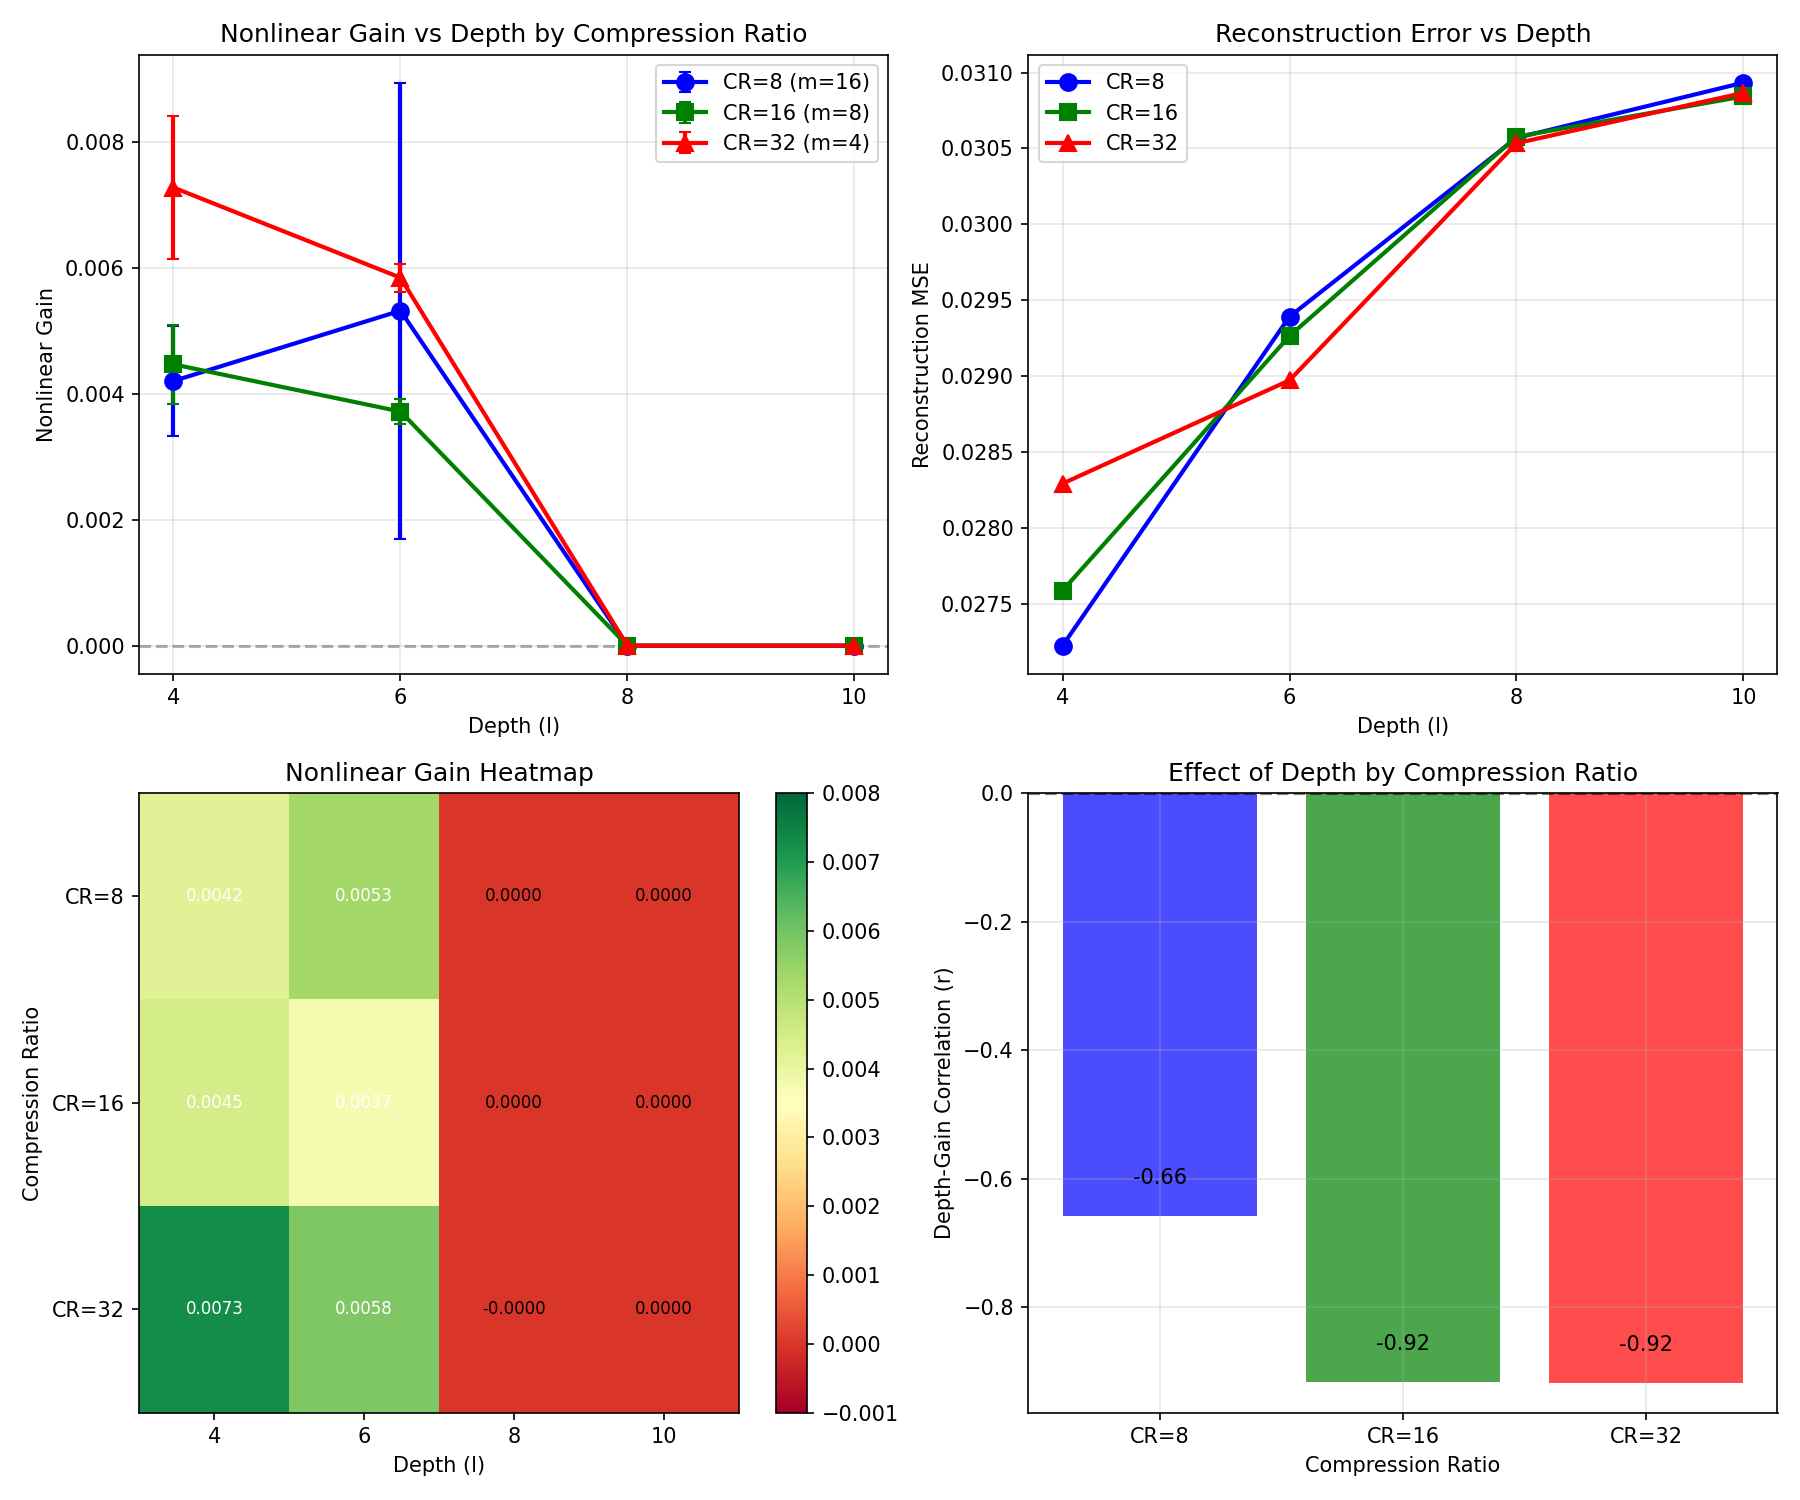

The Python source for this figure:
"""
Experiment 17: Does the Depth Ceiling Shift with Compression Ratio?

Key question: Is the depth ceiling at l≈7-8 (found at CR=16) dependent on compression ratio?
Following Exp 16's suggested next step #4.

Prior findings:
- Exp 8: Depth and compression are SUBSTITUTES (interaction r=-0.925)
- Exp 14: Depth ceiling at l≈7-8 where networks collapse to linear encoding (CR=16)
- Exp 16: Normalization can partially overcome ceiling but at cost of peak performance

Hypothesis:
Given the substitution relationship between depth and compression:
- Higher CR (more compression) might LOWER the depth ceiling (need less depth)
- Lower CR (less compression) might RAISE the depth ceiling (can tolerate more depth)

Prediction: Critical depth ∝ 1/log2(CR), based on the phase boundary formula from Exp 9.

Design:
- Test CR ∈ {8, 16, 32} at depths l ∈ {4, 6, 8, 10}
- Fixed n=128, α=0.1 (best from prior experiments)
- Standard architecture (no normalization - based on Exp 16 findings)
- Scaled training by depth
- 3 seeds per configuration
"""

import torch
import torch.nn as nn
import torch.optim as optim
import numpy as np
import matplotlib.pyplot as plt
from tqdm import tqdm
import json
import os

device = torch.device('cuda' if torch.cuda.is_available() else 'cpu')
print(f"Using device: {device}")

OUTPUT_DIR = "/Users/williamcuozzo/Desktop/ai_projects/nonlinear_features/results_2026-02-26_2340/experiment_17"


class StandardAutoencoder(nn.Module):
    """Standard autoencoder (best performing from Exp 16)."""
    def __init__(self, n: int, m: int, l: int, negative_slope: float):
        super().__init__()
        self.n = n
        self.m = m
        self.l = l
        self.negative_slope = negative_slope

        encoder_layers = []
        for i in range(l):
            encoder_layers.append(nn.Linear(n, n))
            encoder_layers.append(nn.LeakyReLU(negative_slope=negative_slope))
        encoder_layers.append(nn.Linear(n, m))
        self.encoder = nn.Sequential(*encoder_layers)

        decoder_layers = []
        decoder_layers.append(nn.Linear(m, n))
        decoder_layers.append(nn.LeakyReLU(negative_slope=negative_slope))
        for i in range(l - 1):
            decoder_layers.append(nn.Linear(n, n))
            decoder_layers.append(nn.LeakyReLU(negative_slope=negative_slope))
        if l > 0:
            decoder_layers.append(nn.Linear(n, n))
        self.decoder = nn.Sequential(*decoder_layers)

    def encode(self, x):
        return self.encoder(x)

    def decode(self, z):
        return self.decoder(z)

    def forward(self, x):
        z = self.encode(x)
        return self.decode(z), z


def generate_sparse_data(n_samples: int, n_features: int, sparsity: float = 0.1) -> torch.Tensor:
    mask = (torch.rand(n_samples, n_features) < sparsity).float()
    values = torch.rand(n_samples, n_features)
    return (mask * values).to(device)


def measure_encoding_linearity(model, n_samples=500, sparsity=0.1):
    """Measure linearity metrics for the encoder."""
    model.eval()

    with torch.no_grad():
        x = generate_sparse_data(n_samples, model.n, sparsity)
        z = model.encode(x)

        # Fit best linear approximation
        x_with_bias = torch.cat([x, torch.ones(n_samples, 1, device=device)], dim=1)
        W_linear = torch.linalg.lstsq(x_with_bias, z).solution
        z_linear = x_with_bias @ W_linear

        # Linearity score
        z_var = z.var(dim=0).sum()
        residual_var = (z - z_linear).var(dim=0).sum()
        linearity_score = 1 - (residual_var / (z_var + 1e-8)).item()

        # Reconstruction comparison
        x_recon_full, _ = model(x)
        x_recon_linear = model.decode(z_linear)

        mse_full = nn.functional.mse_loss(x_recon_full, x).item()
        mse_linear = nn.functional.mse_loss(x_recon_linear, x).item()
        nonlinear_gain = (mse_linear - mse_full) / (mse_linear + 1e-8)

        # Effective dimensionality of latent space
        z_centered = z - z.mean(dim=0, keepdim=True)
        singular_values = torch.linalg.svdvals(z_centered)
        sv_normalized = singular_values / singular_values.sum()
        effective_dim = (1.0 / (sv_normalized ** 2).sum()).item()
        effective_dim_ratio = effective_dim / model.m

        # Top-1 variance fraction
        sv_squared = singular_values ** 2
        top1_var = (sv_squared[0] / sv_squared.sum()).item()

    model.train()
    return {
        'linearity_score': linearity_score,
        'mse_full': mse_full,
        'mse_linear': mse_linear,
        'nonlinear_gain': nonlinear_gain,
        'effective_dim': effective_dim,
        'effective_dim_ratio': effective_dim_ratio,
        'top1_var': top1_var
    }


def train_model(model, n_steps, batch_size=256, sparsity=0.1, lr=1e-3):
    """Train model for n_steps."""
    optimizer = optim.Adam(model.parameters(), lr=lr)
    losses = []

    for step in range(n_steps):
        x = generate_sparse_data(batch_size, model.n, sparsity)
        optimizer.zero_grad()
        x_recon, z = model(x)
        loss = nn.functional.mse_loss(x_recon, x)
        loss.backward()
        optimizer.step()
        losses.append(loss.item())

    return np.mean(losses[-50:]) if len(losses) >= 50 else np.mean(losses)


def run_experiment():
    """Main experiment: test if depth ceiling depends on compression ratio."""

    # Fixed parameters
    n = 128
    alpha = 0.1  # Best for n=128 from Exp 13
    sparsity = 0.1

    # Compression ratios to test
    compression_ratios = [8, 16, 32]

    # Depths to test: include depths around and beyond the ceiling
    depths = [4, 6, 8, 10]

    # Training scaling
    base_steps = 80  # Per depth level
    n_seeds = 3

    all_results = []

    print("=" * 60)
    print("Experiment 17: Depth Ceiling vs Compression Ratio")
    print("=" * 60)
    print(f"n={n}, α={alpha}, sparsity={sparsity}")
    print(f"Compression ratios (CR): {compression_ratios}")
    print(f"m values: {[n//cr for cr in compression_ratios]}")
    print(f"Depths: {depths}")
    print(f"Base steps: {base_steps} × (l+1)")
    print(f"Seeds: {n_seeds}")
    print("=" * 60)

    total_configs = len(compression_ratios) * len(depths) * n_seeds
    pbar = tqdm(total=total_configs, desc="Running experiments")

    for cr in compression_ratios:
        m = n // cr  # Bottleneck size

        for l in depths:
            # Scale training with depth
            n_steps = base_steps * (l + 1)

            for seed in range(n_seeds):
                torch.manual_seed(42 + seed)
                np.random.seed(42 + seed)

                model = StandardAutoencoder(n, m, l, negative_slope=alpha).to(device)
                n_params = sum(p.numel() for p in model.parameters())

                final_loss = train_model(model, n_steps, sparsity=sparsity)

                metrics = measure_encoding_linearity(model, sparsity=sparsity)

                result = {
                    'n': n,
                    'm': m,
                    'l': l,
                    'compression_ratio': cr,
                    'alpha': alpha,
                    'seed': seed,
                    'n_params': n_params,
                    'n_steps': n_steps,
                    'final_loss': final_loss,
                    **metrics
                }
                all_results.append(result)

                pbar.set_postfix({'CR': cr, 'l': l, 'gain': f"{metrics['nonlinear_gain']:.5f}"})
                pbar.update(1)

    pbar.close()
    return all_results


def find_ceiling_depth(gains_by_depth, depths, threshold=0.0005):
    """
    Find the depth at which nonlinear gain drops below threshold.
    Returns the ceiling depth (last depth with gain > threshold).
    """
    ceiling = None
    for l in depths:
        if l in gains_by_depth and gains_by_depth[l] > threshold:
            ceiling = l
    return ceiling


def analyze_and_plot(results):
    """Analyze results and create visualizations."""

    print("\n" + "=" * 60)
    print("ANALYSIS")
    print("=" * 60)

    compression_ratios = sorted(list(set(r['compression_ratio'] for r in results)))
    depths = sorted(list(set(r['l'] for r in results)))

    # Aggregate by CR and depth
    cr_depth_stats = {}
    for cr in compression_ratios:
        cr_depth_stats[cr] = {}
        for l in depths:
            subset = [r for r in results if r['compression_ratio'] == cr and r['l'] == l]
            if subset:
                gains = [r['nonlinear_gain'] for r in subset]
                mses = [r['mse_full'] for r in subset]
                linearities = [r['linearity_score'] for r in subset]

                cr_depth_stats[cr][l] = {
                    'mean_gain': np.mean(gains),
                    'std_gain': np.std(gains),
                    'max_gain': np.max(gains),
                    'min_gain': np.min(gains),
                    'mean_mse': np.mean(mses),
                    'mean_linearity': np.mean(linearities),
                    'n_steps': subset[0]['n_steps'],
                    'n_params': subset[0]['n_params'],
                    'm': subset[0]['m'],
                    'positive_count': sum(1 for g in gains if g > 0),
                    'n_runs': len(gains)
                }

    # Correlations by CR
    print(f"\n  DEPTH vs NONLINEAR GAIN CORRELATIONS (by CR):")
    cr_depth_corrs = {}
    for cr in compression_ratios:
        subset = [r for r in results if r['compression_ratio'] == cr]
        all_l = [r['l'] for r in subset]
        all_gain = [r['nonlinear_gain'] for r in subset]
        corr = np.corrcoef(all_l, all_gain)[0, 1]
        cr_depth_corrs[cr] = corr
        print(f"    CR={cr}: r = {corr:.3f}")

    # Overall correlations
    print(f"\n  OVERALL CORRELATIONS:")
    all_cr = [r['compression_ratio'] for r in results]
    all_l = [r['l'] for r in results]
    all_gain = [r['nonlinear_gain'] for r in results]
    all_log_cr = [np.log2(r['compression_ratio']) for r in results]

    corr_cr_gain = np.corrcoef(all_cr, all_gain)[0, 1]
    corr_l_gain = np.corrcoef(all_l, all_gain)[0, 1]
    corr_logcr_gain = np.corrcoef(all_log_cr, all_gain)[0, 1]

    # CR × l interaction
    all_product = [r['l'] * np.log2(r['compression_ratio']) for r in results]
    corr_product_gain = np.corrcoef(all_product, all_gain)[0, 1]

    print(f"    CR vs Gain: r = {corr_cr_gain:.3f}")
    print(f"    log2(CR) vs Gain: r = {corr_logcr_gain:.3f}")
    print(f"    Depth vs Gain: r = {corr_l_gain:.3f}")
    print(f"    l×log2(CR) vs Gain: r = {corr_product_gain:.3f}")

    # Results table
    print(f"\n  RESULTS TABLE:")
    print(f"  {'CR':>3} | {'m':>3} | {'l':>2} | {'Steps':>5} | {'Gain (mean±std)':>18} | {'MSE':>8} | {'Lin':>6} | {'Pos':>4}")
    print(f"  {'-'*3}-+-{'-'*3}-+-{'-'*2}-+-{'-'*5}-+-{'-'*18}-+-{'-'*8}-+-{'-'*6}-+-{'-'*4}")

    for cr in compression_ratios:
        for l in depths:
            if l in cr_depth_stats[cr]:
                s = cr_depth_stats[cr][l]
                print(f"  {cr:>3} | {s['m']:>3} | {l:>2} | {s['n_steps']:>5} | {s['mean_gain']:.5f} ± {s['std_gain']:.5f} | {s['mean_mse']:.5f} | {s['mean_linearity']:.3f} | {s['positive_count']}/{s['n_runs']}")

    # Depth ceiling analysis by CR
    print(f"\n  DEPTH CEILING ANALYSIS:")
    print(f"  (Ceiling = last depth where mean gain > 0.0005)")

    ceiling_by_cr = {}
    for cr in compression_ratios:
        gains_by_depth = {l: cr_depth_stats[cr][l]['mean_gain'] for l in depths}
        ceiling = find_ceiling_depth(gains_by_depth, depths)
        ceiling_by_cr[cr] = ceiling

        # Find max gain depth
        max_gain_depth = max(depths, key=lambda l: cr_depth_stats[cr][l]['mean_gain'])
        max_gain = cr_depth_stats[cr][max_gain_depth]['mean_gain']

        print(f"    CR={cr}: ceiling ≈ l={ceiling}, max gain at l={max_gain_depth} ({max_gain:.5f})")

    # Test if ceiling correlates with log2(CR)
    ceilings = [ceiling_by_cr[cr] for cr in compression_ratios if ceiling_by_cr[cr] is not None]
    log_crs = [np.log2(cr) for cr in compression_ratios if ceiling_by_cr[cr] is not None]
    if len(ceilings) >= 2:
        ceiling_corr = np.corrcoef(log_crs, ceilings)[0, 1]
        print(f"\n    log2(CR) vs Ceiling Depth correlation: r = {ceiling_corr:.3f}")

    # Fraction of runs with positive gain at l≥8
    print(f"\n  POSITIVE GAIN RATES AT DEEP LAYERS (l≥8):")
    for cr in compression_ratios:
        deep_gains = [r['nonlinear_gain'] for r in results if r['compression_ratio'] == cr and r['l'] >= 8]
        positive_rate = sum(1 for g in deep_gains if g > 0) / len(deep_gains) if deep_gains else 0
        mean_gain = np.mean(deep_gains) if deep_gains else 0
        print(f"    CR={cr}: {sum(1 for g in deep_gains if g > 0)}/{len(deep_gains)} positive ({positive_rate:.1%}), mean={mean_gain:.5f}")

    # Create visualizations
    fig, axes = plt.subplots(2, 2, figsize=(12, 10))

    colors = {8: 'blue', 16: 'green', 32: 'red'}
    markers = {8: 'o', 16: 's', 32: '^'}

    # Plot 1: Nonlinear gain vs depth (all CRs)
    ax = axes[0, 0]
    for cr in compression_ratios:
        means = [cr_depth_stats[cr][l]['mean_gain'] for l in depths]
        stds = [cr_depth_stats[cr][l]['std_gain'] for l in depths]
        ax.errorbar(depths, means, yerr=stds, marker=markers[cr], capsize=3,
                   linewidth=2, markersize=8, label=f'CR={cr} (m={128//cr})', color=colors[cr])
    ax.axhline(y=0, color='k', linestyle='--', alpha=0.3)
    ax.set_xlabel('Depth (l)')
    ax.set_ylabel('Nonlinear Gain')
    ax.set_title('Nonlinear Gain vs Depth by Compression Ratio')
    ax.legend()
    ax.grid(True, alpha=0.3)
    ax.set_xticks(depths)

    # Plot 2: MSE vs depth (all CRs)
    ax = axes[0, 1]
    for cr in compression_ratios:
        mses = [cr_depth_stats[cr][l]['mean_mse'] for l in depths]
        ax.plot(depths, mses, marker=markers[cr], linewidth=2, markersize=8,
               label=f'CR={cr}', color=colors[cr])
    ax.set_xlabel('Depth (l)')
    ax.set_ylabel('Reconstruction MSE')
    ax.set_title('Reconstruction Error vs Depth')
    ax.legend()
    ax.grid(True, alpha=0.3)
    ax.set_xticks(depths)

    # Plot 3: Heatmap of nonlinear gain
    ax = axes[1, 0]
    gain_matrix = np.zeros((len(compression_ratios), len(depths)))
    for i, cr in enumerate(compression_ratios):
        for j, l in enumerate(depths):
            gain_matrix[i, j] = cr_depth_stats[cr][l]['mean_gain']

    im = ax.imshow(gain_matrix, cmap='RdYlGn', aspect='auto', vmin=-0.001, vmax=0.008)
    ax.set_xticks(range(len(depths)))
    ax.set_xticklabels(depths)
    ax.set_yticks(range(len(compression_ratios)))
    ax.set_yticklabels([f'CR={cr}' for cr in compression_ratios])
    ax.set_xlabel('Depth (l)')
    ax.set_ylabel('Compression Ratio')
    ax.set_title('Nonlinear Gain Heatmap')

    # Add text annotations
    for i in range(len(compression_ratios)):
        for j in range(len(depths)):
            val = gain_matrix[i, j]
            color = 'white' if abs(val) > 0.003 else 'black'
            ax.text(j, i, f'{val:.4f}', ha='center', va='center', color=color, fontsize=8)

    plt.colorbar(im, ax=ax)

    # Plot 4: Depth-gain correlation by CR
    ax = axes[1, 1]
    crs = list(cr_depth_corrs.keys())
    corrs = [cr_depth_corrs[cr] for cr in crs]
    ax.bar([f'CR={cr}' for cr in crs], corrs, color=[colors[cr] for cr in crs], alpha=0.7)
    ax.axhline(y=0, color='k', linestyle='--', alpha=0.5)
    ax.set_xlabel('Compression Ratio')
    ax.set_ylabel('Depth-Gain Correlation (r)')
    ax.set_title('Effect of Depth by Compression Ratio')
    ax.grid(True, alpha=0.3)

    # Add correlation values as text
    for i, (cr, c) in enumerate(zip(crs, corrs)):
        ax.text(i, c + 0.05, f'{c:.2f}', ha='center', fontsize=10)

    plt.tight_layout()
    plt.savefig(f'{OUTPUT_DIR}/depth_ceiling_vs_compression.png', dpi=150)
    plt.close()
    print(f"\nSaved plot to {OUTPUT_DIR}/depth_ceiling_vs_compression.png")

    # Summary statistics
    print("\n" + "=" * 60)
    print("SUMMARY")
    print("=" * 60)

    for cr in compression_ratios:
        best_depth = max(depths, key=lambda l: cr_depth_stats[cr][l]['mean_gain'])
        best_gain = cr_depth_stats[cr][best_depth]['mean_gain']
        print(f"  CR={cr}: Best depth={best_depth}, max gain={best_gain:.5f}, ceiling≈{ceiling_by_cr[cr]}")

    # Key finding
    print(f"\n  KEY FINDINGS:")
    print(f"    - Depth-gain correlation varies with CR: {dict(cr_depth_corrs)}")
    print(f"    - Ceiling depths by CR: {ceiling_by_cr}")

    # Save results
    def make_serializable(obj):
        if isinstance(obj, (np.floating, np.float32, np.float64)):
            return float(obj)
        elif isinstance(obj, (np.integer, np.int32, np.int64)):
            return int(obj)
        elif isinstance(obj, dict):
            return {str(k): make_serializable(v) for k, v in obj.items()}
        elif isinstance(obj, list):
            return [make_serializable(v) for v in obj]
        return obj

    stats = {
        'cr_depth_stats': cr_depth_stats,
        'ceiling_by_cr': ceiling_by_cr,
        'cr_depth_corrs': cr_depth_corrs,
        'overall_correlations': {
            'cr_gain': corr_cr_gain,
            'logcr_gain': corr_logcr_gain,
            'depth_gain': corr_l_gain,
            'product_gain': corr_product_gain
        }
    }

    serializable_results = make_serializable(results)
    serializable_stats = make_serializable(stats)

    with open(f'{OUTPUT_DIR}/results.json', 'w') as f:
        json.dump({
            'results': serializable_results,
            'stats': serializable_stats
        }, f, indent=2)
    print(f"Saved results to {OUTPUT_DIR}/results.json")

    return serializable_stats


if __name__ == "__main__":
    results = run_experiment()
    stats = analyze_and_plot(results)
